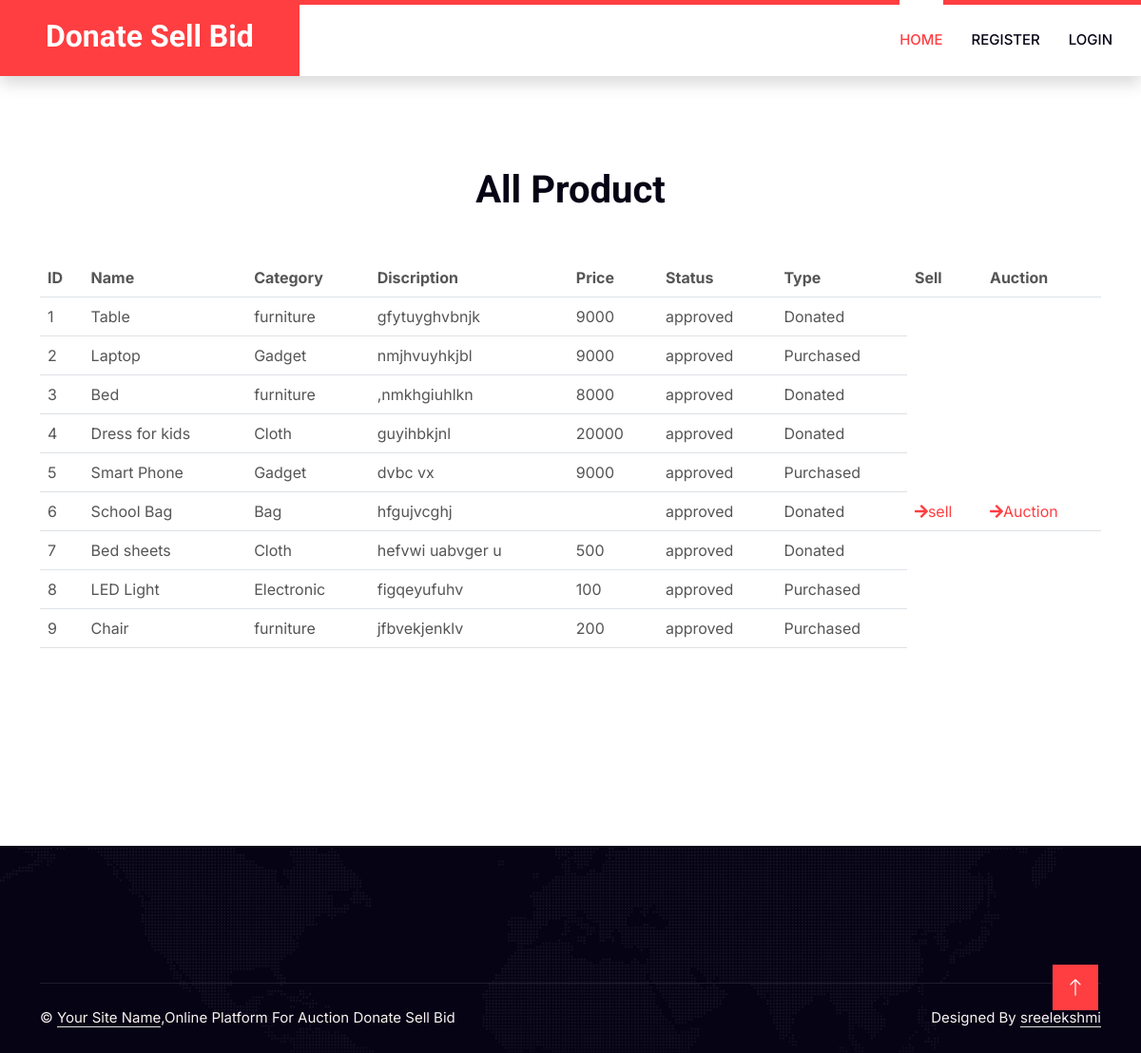
The app's page /all_product.php with its own data.
### tables this page shows
CREATE TABLE IF NOT EXISTS `products` (
  `id` int(11) NOT NULL AUTO_INCREMENT,
  `u_id` varchar(11) NOT NULL,
  `name` varchar(225) NOT NULL,
  `category` varchar(225) NOT NULL,
  `disc` varchar(225) NOT NULL,
  `price` varchar(225) NOT NULL,
  `image` varchar(225) NOT NULL,
  `type` varchar(225) NOT NULL,
  `status` varchar(225) NOT NULL,
  PRIMARY KEY (`id`)
);

### all_product.php (the view, shortened to what this page needs)
<?php
include("header.php");
?>
    <div class="container-xxl py-5">
        <div class="container py-5">
            <div class="text-center wow fadeInUp" data-wow-delay="0.1s">
                <h1 class="mb-5">All Product</h1>
            </div>
			<table class="table table striped">
			<tr>
				<th>ID</th>
				<th>Name</th>
				<th>Category</th>
				<th>Discription</th>
				<th>Price</th>
				<th>Status</th>
				<th>Type</th>
				<th>Sell</th>
				<th>Auction</th>
			</tr>
					<?php
		include("conn.php");
		$sel="select * from products where status='approved'";
		$res=mysqli_query($con,$sel);
		while($row=mysqli_fetch_array($res))
		{
			$q=mysqli_query($con,"SELECT * FROM `a_sell` WHERE `p_id`='$row[id]'");
			$qq=mysqli_fetch_array($q);
			$r=mysqli_query($con,"SELECT * FROM `auction` WHERE `p_id`='$row[id]'");
			$rr=mysqli_fetch_array($r);
		?>
		<tr>
			<td><?php echo $row['id'];?></td>
			<td><?php echo $row['name'];?></td>
			<td><?php echo $row['category'];?></td>
			<td><?php echo $row['disc'];?></td>
			<td><?php echo $row['price'];?></td>
			<td><?php echo $row['status'];?></td>
			<td><?php echo $row['type']?></td>
			<?php
			if($qq['status']!='' || $rr['price']!='')
			{
			?>
			<?php
			}else{
			?>
			<td><a href="a_sellproduct.php?id=<?php echo $row['id'];?>"><i class="fa fa-arrow-right"></i><span>sell</span></a></td>
				<td><a href="auction.php?id=<?php echo $row['id'];?>"><i class="fa fa-arrow-right"></i><span>Auction</span></a></td>
			<?php
			}
			?>
		</tr>
		<?php
        }
                ?>
		</table>
				</div>
				</div>
<?php
include("footer.php");
?>

### css/style.css (style rules this page uses)
:root { --primary: #FF3E41; --secondary: #51CFED; --light: #F8F2F0; --dark: #060315; }

### records on screen
products: id "1", name "Table", category "furniture", disc "gfytuyghvbnjk", price "9000", status "approved", type "Donated"
products: id "2", name "Laptop", category "Gadget", disc "nmjhvuyhkjbl", price "9000", status "approved", type "Purchased"
products: id "3", name "Bed", category "furniture", disc ",nmkhgiuhlkn", price "8000", status "approved", type "Donated"
products: id "4", name "Dress for kids", category "Cloth", disc "guyihbkjnl", price "20000", status "approved", type "Donated"
products: id "5", name "Smart Phone", category "Gadget", disc "dvbc vx", price "9000", status "approved", type "Purchased"
products: id "6", name "School Bag", category "Bag", disc "hfgujvcghj", status "approved", type "Donated"
products: id "7", name "Bed sheets", category "Cloth", disc "hefvwi uabvger u", price "500", status "approved", type "Donated"
products: id "8", name "LED Light", category "Electronic", disc "figqeyufuhv", price "100", status "approved", type "Purchased"
products: id "9", name "Chair", category "furniture", disc "jfbvekjenklv", price "200", status "approved", type "Purchased"
